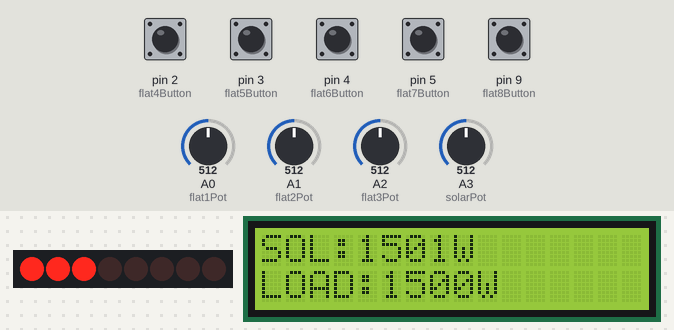
A sketch run on a simulated Arduino Uno, built with avr-gcc and run on an emulated ATmega328P. Parts: 8 shift-register outputs drawn as a row of LEDs (first output left, lit = HIGH), 16×2 character LCD. Wiring (inferred from the names in the program): shift register (74HC595): data pin 6; shift clock pin 7; latch pin 8. Wiring (inferred from the signals the program sends): row of LEDs: on Q0, Q1, Q2, Q3, Q4, Q5, Q6, Q7. The inputs (shaded band) are chosen by the test bench; at power-on: pin 2 (flat4Button), pin 3 (flat5Button), pin 4 (flat6Button), pin 5 (flat7Button), pin 9 (flat8Button) LOW, A3 (solarPot) = 512, A0 (flat1Pot) = 512, A1 (flat2Pot) = 512, A2 (flat3Pot) = 512. What the sketch prints to the serial monitor is not drawn.

Above: at 3.2 s.
3.3 s: A3 (solarPot) set to 353
At 14.2 s:
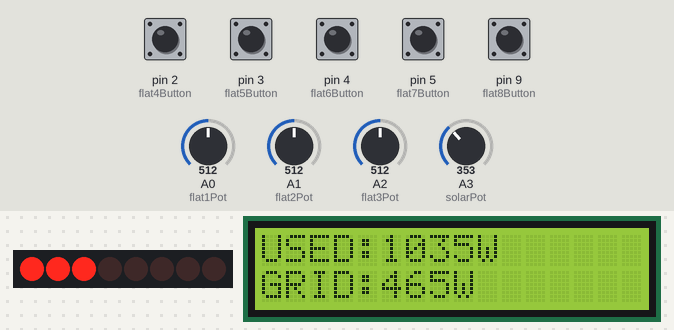
16.7 s: A3 (solarPot) set to 323
At 20.2 s:
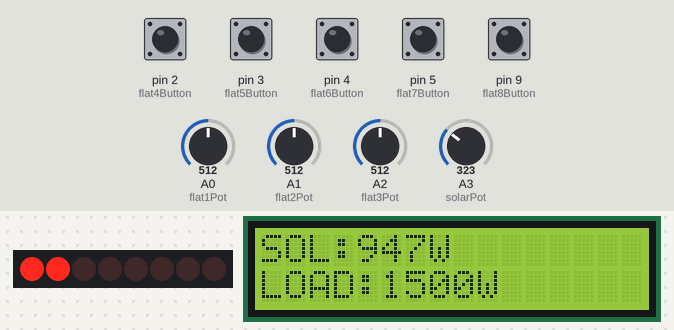
27.3 s: A0 (flat1Pot) set to 961
At 30.7 s:
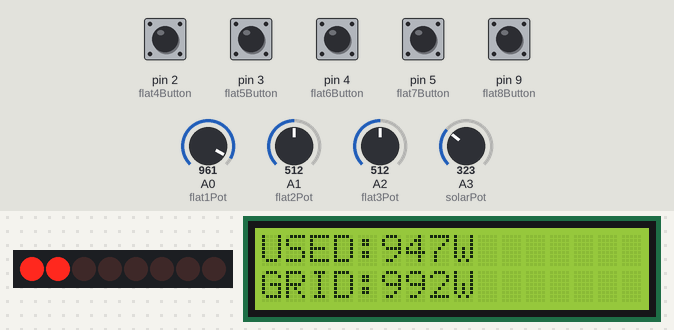
35.8 s: A0 (flat1Pot) set to 987
At 37.7 s:
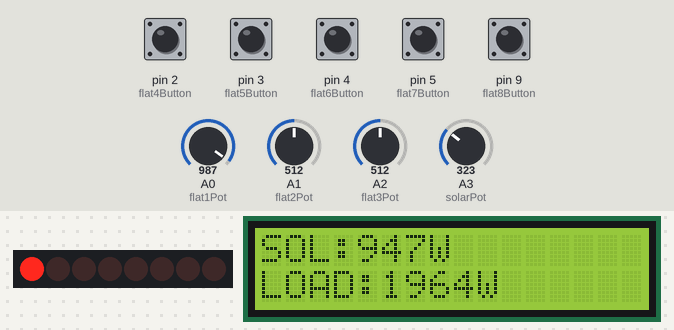
44.4 s: A1 (flat2Pot) set to 716
At 48.3 s:
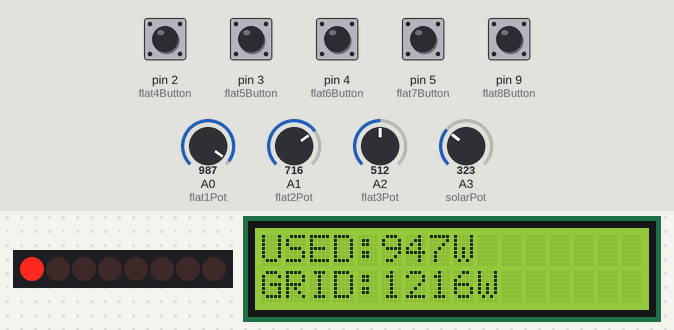
52.9 s: A2 (flat3Pot) set to 716
At 55.4 s:
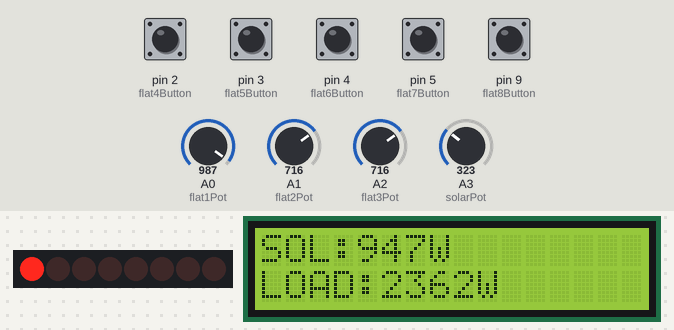
Timing chart, 0 to 56.9 s (numbered marks = the images above; inputs shaded):
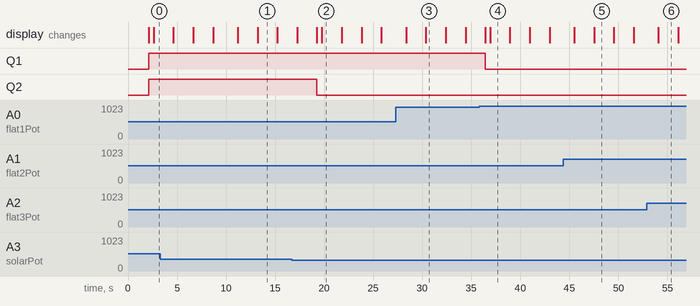

Measured:
- the behaviour switches between 342 and 341 on A3 (solarPot) (found by bisection; images 1 and 2)
- the behaviour switches between 968 and 969 on A0 (flat1Pot) (found by bisection; images 3 and 4)
- after the input at 16.7 s, the display: first differs from a run without the input after 2.6 s (image 2 shows a later state)
- after the input at 35.8 s, the display: first changes after 0.62 s (image 4 shows a later state)
- what the display in image 1 shows lasts 2.0 s, from 13.2 s to 15.2 s

The sketch:

Circuit-Code.ino
```cpp
//C++
#include <Wire.h>
#include <LiquidCrystal_I2C.h>

LiquidCrystal_I2C lcd(0x20, 16, 2);

// ---------- POTs ----------
const int flat1Pot = A0;
const int flat2Pot = A1;
const int flat3Pot = A2;
const int solarPot = A3;

// ---------- Buttons ----------
const int flat4Button = 2;
const int flat5Button = 3;
const int flat6Button = 4;
const int flat7Button = 5;
const int flat8Button = 9;

// ---------- 74HC595 ----------
const int dataPin = 6;
const int clockPin = 7;
const int latchPin = 8;

// ---------- Display values ----------
int load[8];
int solarPower;
int solarGiven[8];
int gridPower[8];

void setup() {

  pinMode(flat4Button, INPUT);
  pinMode(flat5Button, INPUT);
  pinMode(flat6Button, INPUT);
  pinMode(flat7Button, INPUT);
  pinMode(flat8Button, INPUT);

  pinMode(dataPin, OUTPUT);
  pinMode(clockPin, OUTPUT);
  pinMode(latchPin, OUTPUT);

  Serial.begin(9600);

  lcd.init();
  lcd.backlight();

  lcd.clear();
  lcd.setCursor(0, 0);
  lcd.print("SOLAR SYSTEM");
  lcd.setCursor(0, 1);
  lcd.print("INITIALIZING");

  delay(2000);
}

void loop() {

  // =====================================
  // READ FLAT LOADS
  // =====================================

  load[0] = map(analogRead(flat1Pot), 0, 1023, 0, 1000);
  load[1] = map(analogRead(flat2Pot), 0, 1023, 0, 1000);
  load[2] = map(analogRead(flat3Pot), 0, 1023, 0, 1000);

  // Button-controlled flats
  load[3] = digitalRead(flat4Button) ? 500 : 0;
  load[4] = digitalRead(flat5Button) ? 500 : 0;
  load[5] = digitalRead(flat6Button) ? 500 : 0;
  load[6] = digitalRead(flat7Button) ? 500 : 0;
  load[7] = digitalRead(flat8Button) ? 500 : 0;

  // =====================================
  // READ SOLAR GENERATION
  // =====================================

  solarPower = map(analogRead(solarPot), 0, 1023, 0, 3000);

  // =====================================
  // SOLAR ALLOCATION
  // =====================================

  int remainingSolar = solarPower;

  for (int i = 0; i < 8; i++) {

    solarGiven[i] = 0;
    gridPower[i] = load[i];

    if (remainingSolar >= load[i]) {

      // Solar can supply the entire flat
      solarGiven[i] = load[i];
      gridPower[i] = 0;

      remainingSolar -= load[i];

    }
    else if (remainingSolar > 0) {

      // Solar can partially supply the flat
      solarGiven[i] = remainingSolar;
      gridPower[i] = load[i] - remainingSolar;

      remainingSolar = 0;
    }
  }

  // =====================================
  // CONTROL LEDs
  // LED ON = flat receives solar
  // =====================================

  byte ledState = 0;

  for (int i = 0; i < 8; i++) {

    if (solarGiven[i] > 0) {
      ledState |= (1 << i);
    }
  }

  digitalWrite(latchPin, LOW);

  shiftOut(
    dataPin,
    clockPin,
    MSBFIRST,
    ledState
  );

  digitalWrite(latchPin, HIGH);

  // =====================================
  // TOTAL DEMAND
  // =====================================

  int totalLoad = 0;

  for (int i = 0; i < 8; i++) {
    totalLoad += load[i];
  }

  int solarUsed = solarPower - remainingSolar;

  int gridTotal = totalLoad - solarUsed;

  // =====================================
  // SERIAL MONITOR
  // =====================================

  Serial.println();
  Serial.println("==============================");

  Serial.print("Solar Available: ");
  Serial.print(solarPower);
  Serial.println(" W");

  Serial.print("Total Demand:    ");
  Serial.print(totalLoad);
  Serial.println(" W");

  Serial.print("Solar Used:      ");
  Serial.print(solarUsed);
  Serial.println(" W");

  Serial.print("Grid Required:   ");
  Serial.print(gridTotal);
  Serial.println(" W");

  Serial.println("------------------------------");

  for (int i = 0; i < 8; i++) {

    Serial.print("Flat ");
    Serial.print(i + 1);

    Serial.print(" | Load: ");
    Serial.print(load[i]);

    Serial.print(" W | Solar: ");
    Serial.print(solarGiven[i]);

    Serial.print(" W | Grid: ");
    Serial.print(gridPower[i]);

    Serial.println(" W");
  }

  // =====================================
  // LCD PAGE 1
  // =====================================

  lcd.clear();

  lcd.setCursor(0, 0);
  lcd.print("SOL:");
  lcd.print(solarPower);
  lcd.print("W");

  lcd.setCursor(0, 1);
  lcd.print("LOAD:");
  lcd.print(totalLoad);
  lcd.print("W");

  delay(2000);

  // =====================================
  // LCD PAGE 2
  // =====================================

  lcd.clear();

  lcd.setCursor(0, 0);
  lcd.print("USED:");
  lcd.print(solarUsed);
  lcd.print("W");

  lcd.setCursor(0, 1);
  lcd.print("GRID:");
  lcd.print(gridTotal);
  lcd.print("W");

  delay(2000);

  // =====================================
  // LCD PAGE 3
  // =====================================

  lcd.clear();

  lcd.setCursor(0, 0);
  lcd.print("F1:");
  lcd.print(solarGiven[0]);

  lcd.setCursor(9, 0);
  lcd.print("F2:");
  lcd.print(solarGiven[1]);

  lcd.setCursor(0, 1);
  lcd.print("F3:");
  lcd.print(solarGiven[2]);

  lcd.setCursor(9, 1);
  lcd.print("F4:");
  lcd.print(solarGiven[3]);

  delay(2000);

  // =====================================
  // LCD PAGE 4
  // =====================================

  lcd.clear();

  lcd.setCursor(0, 0);
  lcd.print("F5:");
  lcd.print(solarGiven[4]);

  lcd.setCursor(9, 0);
  lcd.print("F6:");
  lcd.print(solarGiven[5]);

  lcd.setCursor(0, 1);
  lcd.print("F7:");
  lcd.print(solarGiven[6]);

  lcd.setCursor(9, 1);
  lcd.print("F8:");
  lcd.print(solarGiven[7]);

  delay(2000);
}
```
